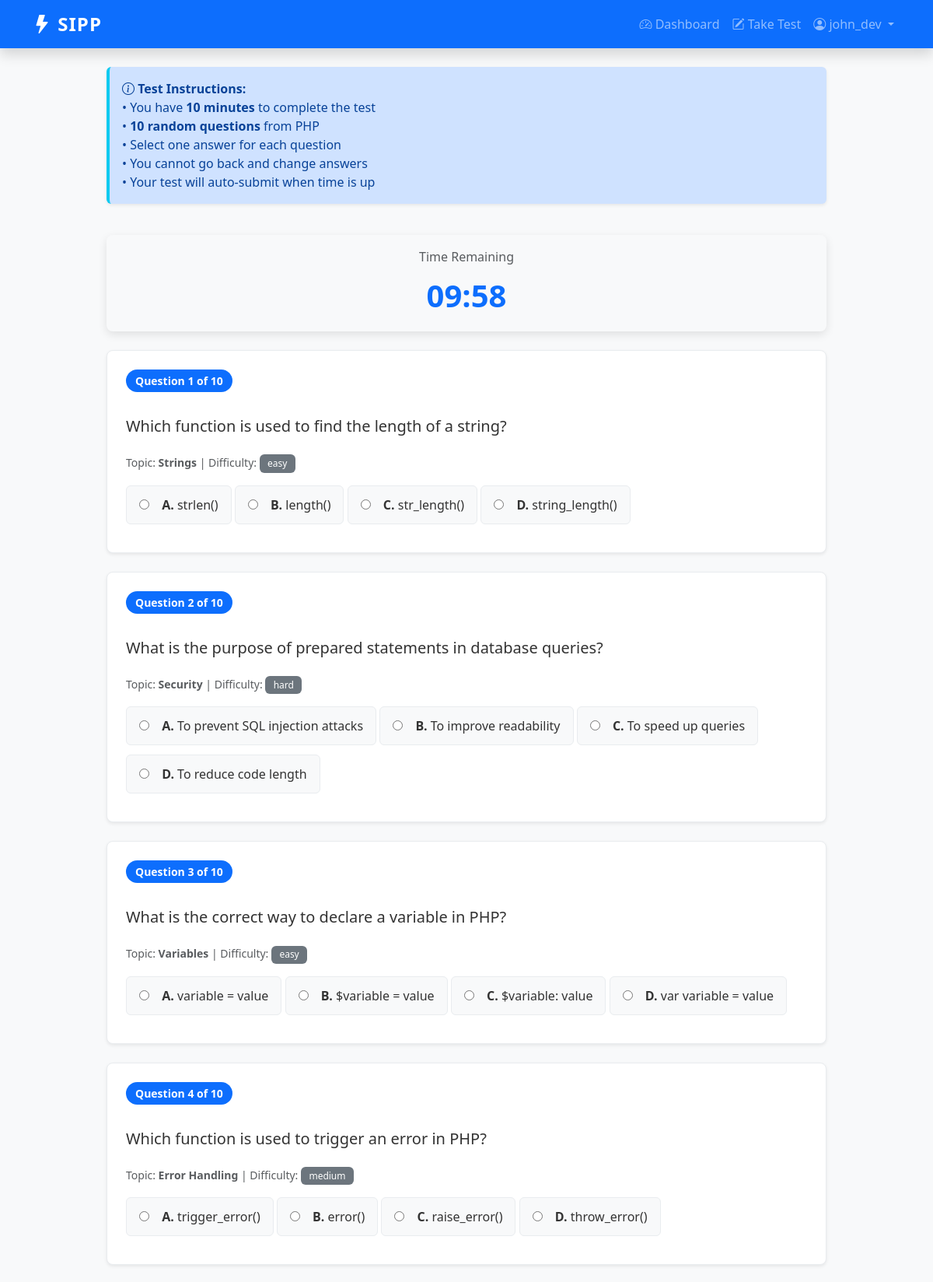
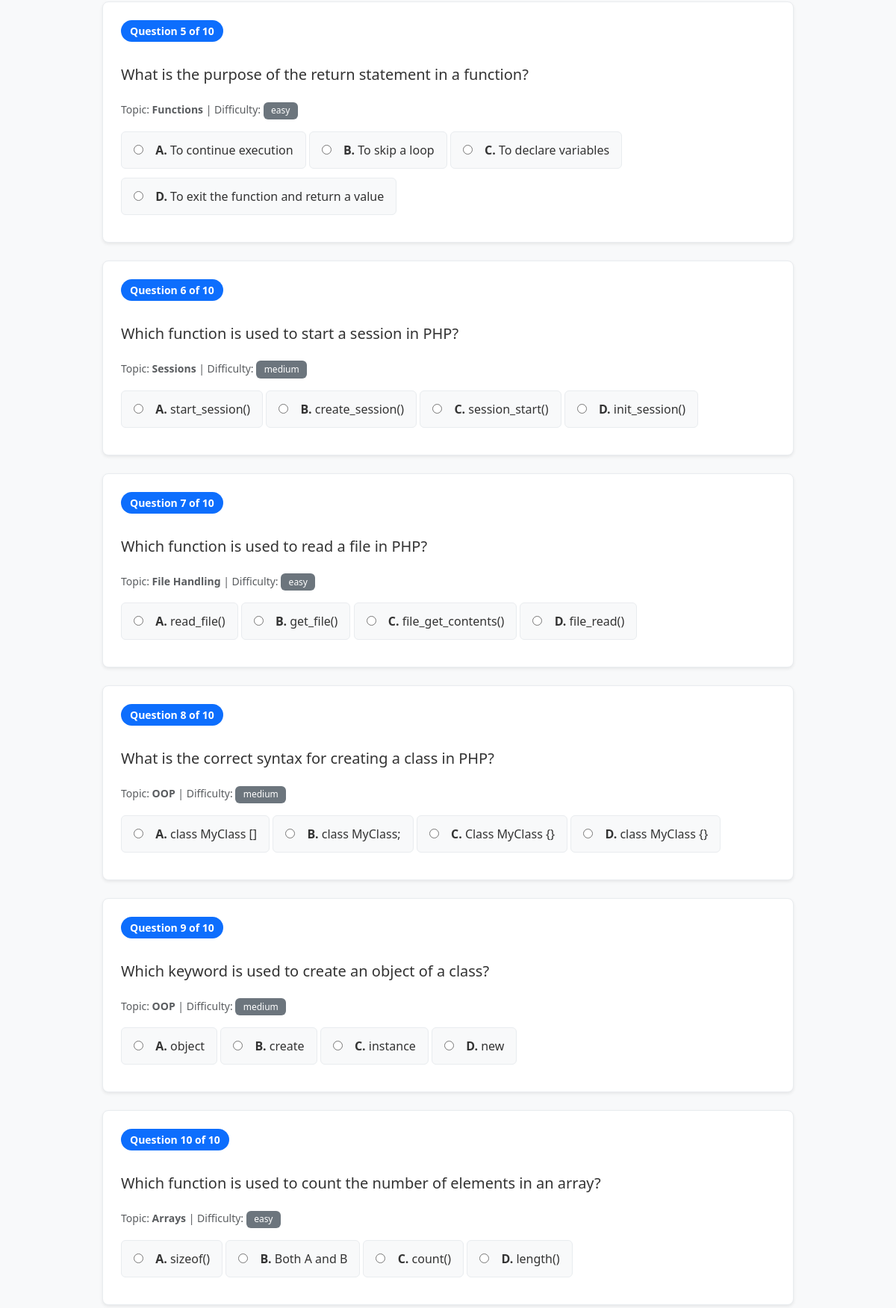
Page /test.php?technology=PHP&start=1 (signed in, upper part) on the committed database (2 pictures, top to bottom).
### tables this page shows
CREATE TABLE `questions` (
    `id` INT PRIMARY KEY AUTO_INCREMENT,
    `technology` ENUM('PHP', 'Java', 'React') NOT NULL,
    `topic` VARCHAR(100) NOT NULL,
    `question_text` TEXT NOT NULL,
    `option_a` VARCHAR(255) NOT NULL,
    `option_b` VARCHAR(255) NOT NULL,
    `option_c` VARCHAR(255) NOT NULL,
    `option_d` VARCHAR(255) NOT NULL,
    `correct_answer` ENUM('A', 'B', 'C', 'D') NOT NULL,
    `difficulty` ENUM('easy', 'medium', 'hard') DEFAULT 'medium',
    `created_at` TIMESTAMP DEFAULT CURRENT_TIMESTAMP,
    `updated_at` TIMESTAMP DEFAULT CURRENT_TIMESTAMP ON UPDATE CURRENT_TIMESTAMP,
    INDEX idx_technology (technology),
    INDEX idx_difficulty (difficulty),
    INDEX idx_topic (topic)
);

### models/Question.php (called while the page is built, shortened)
<?php
class Question {
    private $connection;
    private $table = 'questions';
    public function __construct($connection) {
        $this->connection = $connection;
    }
    public function getRandomQuestions($technology, $difficulty = null, $limit = 10) {
        if ($difficulty) {
            $query = "SELECT id, question_text, option_a, option_b, option_c, option_d, topic, difficulty, technology FROM $this->table
                      WHERE technology = ? AND difficulty = ?
                      ORDER BY RAND() LIMIT ?";
            $stmt = $this->connection->prepare($query);
            if (!$stmt) {
                return false;
            }
            $stmt->bind_param("ssi", $technology, $difficulty, $limit);
        } else {
            $query = "SELECT id, question_text, option_a, option_b, option_c, option_d, topic, difficulty, technology FROM $this->table
                      WHERE technology = ?
                      ORDER BY RAND() LIMIT ?";
            $stmt = $this->connection->prepare($query);
            $stmt->bind_param("si", $technology, $limit);
        }
        $stmt->execute();
        $result = $stmt->get_result();
        $questions = array();
        while ($row = $result->fetch_assoc()) {
            $questions[] = $row;
        }
        return $questions;
    }
}
?>

### test.php (the view, shortened to what this page needs)
<?php
require_once 'config/Database.php';
require_once 'models/Question.php';
$database = new Database();
$connection = $database->connect();
$question_model = new Question($connection);
$technology = isset($_GET['technology']) ? htmlspecialchars($_GET['technology']) : '';
$start_test = isset($_GET['start']) ? true : false;
include 'views/header.php';
?>
<?php if (!$start_test): ?>
    <div class="row justify-content-center">
        <div class="col-lg-8">
            <div class="card">
                <div class="card-header bg-primary text-white">
                    <h5 class="mb-0">
                        <i class="bi bi-pencil-square"></i> Select Technology
                    </h5>
                </div>
                <div class="card-body p-5">
                    <p class="text-muted mb-4">Choose a technology to test your knowledge:</p>
                    <div class="row g-4">
                        <div class="col-md-4">
                            <a href="test.php?technology=PHP&start=1" class="text-decoration-none">
                                <div class="card text-center h-100 cursor-pointer" style="cursor: pointer; transition: all 0.3s;">
                                    <div class="card-body py-5">
                                        <h4 class="mb-3">
                                            <i class="bi bi-file-earmark-code text-primary" style="font-size: 2.5rem;"></i>
                                        </h4>
                                        <h6 class="fw-bold">PHP</h6>
                                        <p class="text-muted small">
                                            <?php
                                            $php_count = $question_model->getQuestionCount('PHP');
                                            echo $php_count . ' Questions';
                                            ?>
                                        </p>
                                    </div>
                                </div>
                            </a>
                        </div>
                        <div class="col-md-4">
                            <a href="test.php?technology=Java&start=1" class="text-decoration-none">
                                <div class="card text-center h-100 cursor-pointer" style="cursor: pointer; transition: all 0.3s;">
                                    <div class="card-body py-5">
                                        <h4 class="mb-3">
                                            <i class="bi bi-cup text-warning" style="font-size: 2.5rem;"></i>
                                        </h4>
                                        <h6 class="fw-bold">Java</h6>
                                        <p class="text-muted small">
                                            <?php
                                            $java_count = $question_model->getQuestionCount('Java');
                                            echo $java_count . ' Questions';
                                            ?>
                                        </p>
                                    </div>
                                </div>
                            </a>
                        </div>
                        <div class="col-md-4">
                            <a href="test.php?technology=React&start=1" class="text-decoration-none">
                                <div class="card text-center h-100 cursor-pointer" style="cursor: pointer; transition: all 0.3s;">
                                    <div class="card-body py-5">
                                        <h4 class="mb-3">
                                            <i class="bi bi-lightning-charge text-info" style="font-size: 2.5rem;"></i>
                                        </h4>
                                        <h6 class="fw-bold">React</h6>
                                        <p class="text-muted small">
                                            <?php
                                            $react_count = $question_model->getQuestionCount('React');
                                            echo $react_count . ' Questions';
                                            ?>
                                        </p>
                                    </div>
                                </div>
                            </a>
                        </div>
                    </div>
                </div>
            </div>
        </div>
    </div>
<?php else: ?>
    <div class="row justify-content-center mb-4">
        <div class="col-lg-10">
            <div class="alert alert-info" role="alert">
                <i class="bi bi-info-circle"></i>
                <strong>Test Instructions:</strong><br>
                • You have <strong>10 minutes</strong> to complete the test<br>
                • <strong>10 random questions</strong> from <?php echo htmlspecialchars($technology); ?><br>
                • Select one answer for each question<br>
                • You cannot go back and change answers<br>
                • Your test will auto-submit when time is up
            </div>
        </div>
    </div>
    <div class="row justify-content-center">
        <div class="col-lg-10">
            <form id="testForm" method="POST" action="submit_test.php">
                <div class="card mb-4 bg-light">
                    <div class="card-body text-center">
                        <p class="text-muted mb-2">Time Remaining</p>
                        <div class="timer" id="timer" style="font-size: 2.5rem; color: #0d6efd;">10:00</div>
                    </div>
                </div>
                <?php
                $questions = $question_model->getRandomQuestions($technology, null, 10);
                if (empty($questions)):
                ?>
                    <div class="alert alert-warning" role="alert">
                        <i class="bi bi-exclamation-triangle"></i> No questions available for this technology yet.
                        <a href="dashboard.php" class="alert-link">Back to Dashboard</a>
                    </div>
                <?php else: ?>
                    <div id="questionsContainer">
                        <?php foreach ($questions as $index => $q): ?>
                            <div class="question-card">
                                <span class="question-number">Question <?php echo $index + 1; ?> of <?php echo count($questions); ?></span>
                                <h5 class="mt-3 mb-4"><?php echo htmlspecialchars($q['question_text']); ?></h5>
                                <p class="text-muted small mb-3">Topic: <strong><?php echo htmlspecialchars($q['topic']); ?></strong> | Difficulty: <span class="badge bg-secondary"><?php echo htmlspecialchars($q['difficulty']); ?></span></p>
                                <div class="options">
                                    <?php
                                    $options = [
                                        'A' => $q['option_a'],
                                        'B' => $q['option_b'],
                                        'C' => $q['option_c'],
                                        'D' => $q['option_d']
                                    ];
                                    $shuffled_keys = array_keys($options);
                                    shuffle($shuffled_keys);
                                    $shuffled_options = [];
                                    foreach ($shuffled_keys as $display_position => $original_letter) {
                                        $shuffled_options[$display_position] = [
                                            'original_letter' => $original_letter,
                                            'text' => $options[$original_letter],
                                            'display_letter' => chr(65 + $display_position)
                                        ];
                                    }
                                    ?>
                                    <?php
                                    foreach ($shuffled_options as $display_pos => $opt):
                                        $display_letter = $opt['display_letter'];
                                    ?>
                                        <label class="option">
                                            <input type="radio" name="answer[<?php echo $q['id']; ?>]"
                                                   value="<?php echo $display_letter; ?>" required>
                                            <strong><?php echo $display_letter; ?>.</strong> <?php echo htmlspecialchars($opt['text']); ?>
                                        </label>
                                    <?php endforeach; ?>
                                </div>
                            </div>
                        <?php endforeach; ?>
                    </div>
                <?php endif; ?>
            </form>
        </div>
    </div>
<?php endif; ?>
<?php include 'views/footer.php'; ?>

### assets/css/style.css (style rules this page uses)
:root { --primary-color: #0d6efd; --success-color: #198754; --danger-color: #dc3545; --warning-color: #ffc107; --info-color: #0dcaf0; --light-bg: #f8f9fa; --shadow: 0 0.5rem 1rem rgba(0, 0, 0, 0.15); }
* { margin: 0; padding: 0; box-sizing: border-box; }
body { font-family: 'Segoe UI', Tahoma, Geneva, Verdana, sans-serif; background-color: #f8f9fa; color: #333; min-height: 100vh; display: flex; flex-direction: column; }
.card { border: none; border-radius: 0.5rem; box-shadow: 0 0.25rem 0.75rem rgba(0, 0, 0, 0.1); transition: transform 0.3s ease, box-shadow 0.3s ease; }
.question-card { background-color: white; border: 1px solid #e9ecef; border-radius: 0.5rem; padding: 1.5rem; margin-bottom: 1.5rem; box-shadow: 0 0.125rem 0.25rem rgba(0, 0, 0, 0.075); }
.question-number { display: inline-block; background-color: var(--primary-color); color: white; padding: 0.25rem 0.75rem; border-radius: 1rem; font-size: 0.875rem; font-weight: 600; margin-bottom: 1rem; }
.option { background-color: #f8f9fa; border: 1px solid #e9ecef; border-radius: 0.375rem; padding: 0.75rem 1rem; margin-bottom: 0.75rem; cursor: pointer; transition: all 0.3s ease; }
.option input[type="radio"] { margin-right: 0.75rem; }
.timer { font-size: 2rem; font-weight: 700; color: var(--primary-color); }
.alert { border-radius: 0.375rem; border: none; box-shadow: 0 0.125rem 0.25rem rgba(0, 0, 0, 0.075); }
.alert-info { background-color: #cfe2ff; color: #084298; border-left: 4px solid var(--info-color); }
.badge { padding: 0.35rem 0.65rem; font-weight: 500; font-size: 0.75rem; }

### rows in the picture
questions: count($questions) "10", question_text "Which function is used to find the length of a string?", topic "Strings", difficulty "easy", display_letter "A", text "strlen()", display_letter "B", text "length()", display_letter "C", text "str_length()", display_letter "D", text "string_length()"
questions: count($questions) "10", question_text "What is the purpose of prepared statements in database queries?", topic "Security", difficulty "hard", display_letter "A", text "To prevent SQL injection attacks", display_letter "B", text "To improve readability", display_letter "C", text "To speed up queries", display_letter "D", text "To reduce code length"
questions: count($questions) "10", question_text "What is the correct way to declare a variable in PHP?", topic "Variables", difficulty "easy", display_letter "A", text "variable = value", display_letter "B", text "$variable = value", display_letter "C", text "$variable: value", display_letter "D", text "var variable = value"
questions: count($questions) "10", question_text "Which function is used to trigger an error in PHP?", topic "Error Handling", difficulty "medium", display_letter "A", text "trigger_error()", display_letter "B", text "error()", display_letter "C", text "raise_error()", display_letter "D", text "throw_error()"
questions: count($questions) "10", question_text "What is the purpose of the return statement in a function?", topic "Functions", difficulty "easy", display_letter "A", text "To continue execution", display_letter "B", text "To skip a loop", display_letter "C", text "To declare variables", display_letter "D", text "To exit the function and return a value"
questions: count($questions) "10", question_text "Which function is used to start a session in PHP?", topic "Sessions", difficulty "medium", display_letter "A", text "start_session()", display_letter "B", text "create_session()", display_letter "C", text "session_start()", display_letter "D", text "init_session()"
questions: count($questions) "10", question_text "Which function is used to read a file in PHP?", topic "File Handling", difficulty "easy", display_letter "A", text "read_file()", display_letter "B", text "get_file()", display_letter "C", text "file_get_contents()", display_letter "D", text "file_read()"
questions: count($questions) "10", question_text "What is the correct syntax for creating a class in PHP?", topic "OOP", difficulty "medium", display_letter "A", text "class MyClass []", display_letter "B", text "class MyClass;", display_letter "C", text "Class MyClass {}", display_letter "D", text "class MyClass {}"
questions: count($questions) "10", question_text "Which keyword is used to create an object of a class?", topic "OOP", difficulty "medium", display_letter "A", text "object", display_letter "B", text "create", display_letter "C", text "instance", display_letter "D", text "new"
questions: count($questions) "10", question_text "Which function is used to count the number of elements in an array?", topic "Arrays", difficulty "easy", display_letter "A", text "sizeof()", display_letter "B", text "Both A and B", display_letter "C", text "count()", display_letter "D", text "length()"

### other values in the picture
$_SESSION['username'] "john_dev"
$technology "PHP"
